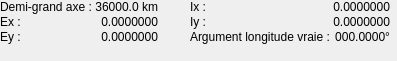
    <widget class="QWidget" name="circEquat">
     <widget class="QWidget" name="formLayoutWidget_30">
      <property name="geometry">
       <rect>
        <x>0</x>
        <y>0</y>
        <width>181</width>
        <height>52</height>
       </rect>
      </property>
      <layout class="QFormLayout" name="formLayout_circEquat1">
       <property name="sizeConstraint">
        <enum>QLayout::SetFixedSize</enum>
       </property>
       <property name="labelAlignment">
        <set>Qt::AlignLeading|Qt::AlignLeft|Qt::AlignVCenter</set>
       </property>
       <property name="horizontalSpacing">
        <number>3</number>
       </property>
       <property name="verticalSpacing">
        <number>1</number>
       </property>
       <item row="1" column="0">
        <widget class="QLabel" name="lbl_ex2">
         <property name="font">
          <font/>
         </property>
         <property name="text">
          <string extracomment="Component X of eccentricity vector">Ex :</string>
         </property>
        </widget>
       </item>
       <item row="2" column="0">
        <widget class="QLabel" name="lbl_ey2">
         <property name="font">
          <font/>
         </property>
         <property name="text">
          <string extracomment="Component Y of eccentricity vector">Ey :</string>
         </property>
        </widget>
       </item>
       <item row="1" column="1">
        <widget class="QLabel" name="ex2">
         <property name="font">
          <font/>
         </property>
         <property name="text">
          <string notr="true">0.0000000</string>
         </property>
         <property name="alignment">
          <set>Qt::AlignRight|Qt::AlignTrailing|Qt::AlignVCenter</set>
         </property>
        </widget>
       </item>
       <item row="2" column="1">
        <widget class="QLabel" name="ey2">
         <property name="font">
          <font/>
         </property>
         <property name="text">
          <string notr="true">0.0000000</string>
         </property>
         <property name="alignment">
          <set>Qt::AlignRight|Qt::AlignTrailing|Qt::AlignVCenter</set>
         </property>
        </widget>
       </item>
       <item row="0" column="0">
        <widget class="QLabel" name="demiGrandAxe">
         <property name="text">
          <string>Demi-grand axe :</string>
         </property>
        </widget>
       </item>
       <item row="0" column="1">
        <widget class="QLabel" name="demiGrandAxeCircEquat">
         <property name="font">
          <font/>
         </property>
         <property name="text">
          <string notr="true">36000.0 km</string>
         </property>
         <property name="alignment">
          <set>Qt::AlignRight|Qt::AlignTrailing|Qt::AlignVCenter</set>
         </property>
        </widget>
       </item>
      </layout>
     </widget>
     <widget class="QWidget" name="formLayoutWidget_31">
      <property name="geometry">
       <rect>
        <x>190</x>
        <y>0</y>
        <width>198</width>
        <height>52</height>
       </rect>
      </property>
      <layout class="QFormLayout" name="formLayout_circEquat2">
       <property name="sizeConstraint">
        <enum>QLayout::SetFixedSize</enum>
       </property>
       <property name="labelAlignment">
        <set>Qt::AlignLeading|Qt::AlignLeft|Qt::AlignVCenter</set>
       </property>
       <property name="horizontalSpacing">
        <number>3</number>
       </property>
       <property name="verticalSpacing">
        <number>1</number>
       </property>
       <item row="0" column="0">
        <widget class="QLabel" name="lbl_ix2">
         <property name="font">
          <font/>
         </property>
         <property name="text">
          <string extracomment="Component X of inclination vector">Ix :</string>
         </property>
        </widget>
       </item>
       <item row="1" column="0">
        <widget class="QLabel" name="lbl_iy2">
         <property name="font">
          <font/>
         </property>
         <property name="text">
          <string extracomment="Component Y of inclination vector">Iy :</string>
         </property>
        </widget>
       </item>
       <item row="2" column="0">
        <widget class="QLabel" name="lbl_argumentLongitudeVraie2">
         <property name="font">
          <font/>
         </property>
         <property name="text">
          <string>Argument longitude vraie :</string>
         </property>
        </widget>
       </item>
       <item row="0" column="1">
        <widget class="QLabel" name="ix2">
         <property name="font">
          <font/>
         </property>
         <property name="text">
          <string notr="true">0.0000000</string>
         </property>
         <property name="alignment">
          <set>Qt::AlignRight|Qt::AlignTrailing|Qt::AlignVCenter</set>
         </property>
        </widget>
       </item>
       <item row="1" column="1">
        <widget class="QLabel" name="iy2">
         <property name="font">
          <font/>
         </property>
         <property name="text">
          <string notr="true">0.0000000</string>
         </property>
         <property name="alignment">
          <set>Qt::AlignRight|Qt::AlignTrailing|Qt::AlignVCenter</set>
         </property>
        </widget>
       </item>
       <item row="2" column="1">
        <widget class="QLabel" name="argumentLongitudeVraie2">
         <property name="font">
          <font/>
         </property>
         <property name="toolTip">
          <string>Somme de l'argument du périgée, de l'ascension droite du noeud ascendant et de l'anomalie vraie</string>
         </property>
         <property name="text">
          <string notr="true">000.0000°</string>
         </property>
         <property name="alignment">
          <set>Qt::AlignRight|Qt::AlignTrailing|Qt::AlignVCenter</set>
         </property>
        </widget>
       </item>
      </layout>
     </widget>
    </widget>
